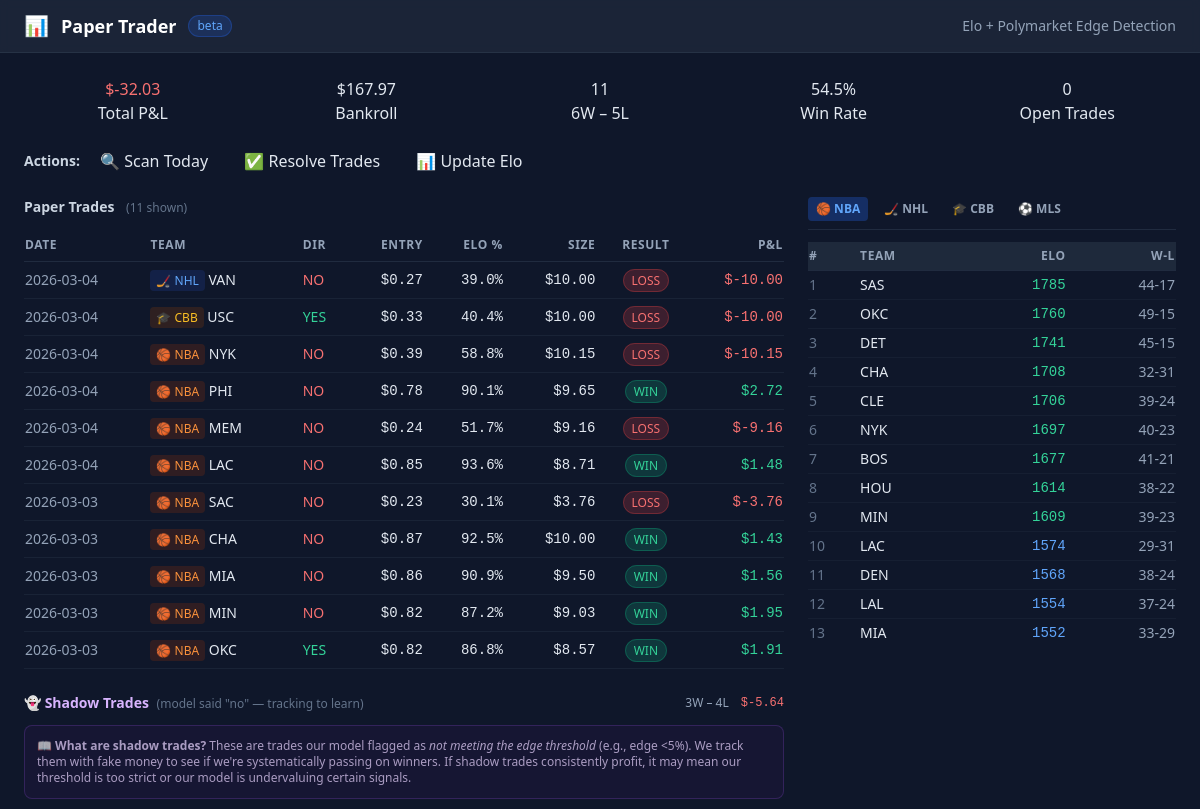
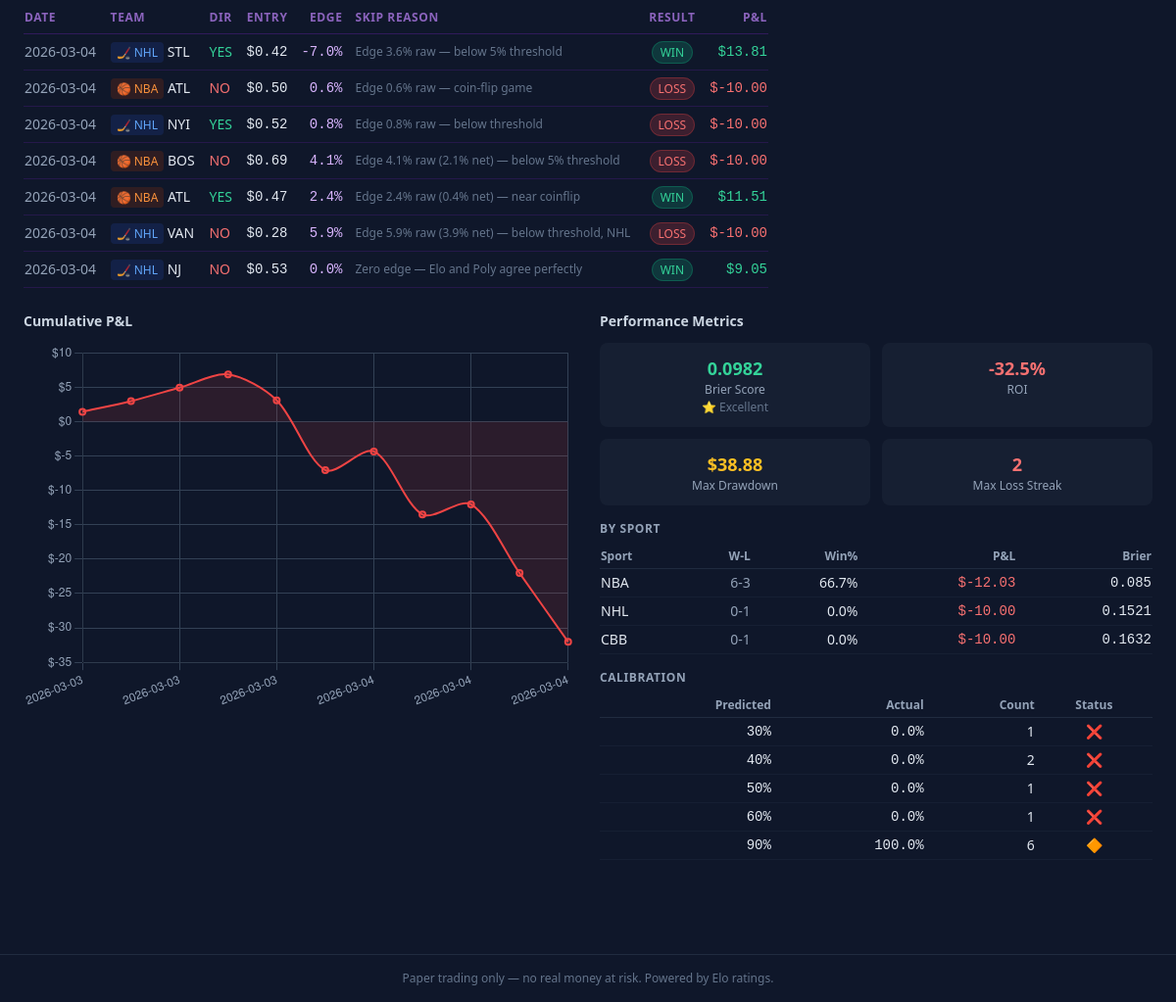
The page / on the database its author committed (2 pictures, top to bottom).
### tables this page shows
CREATE TABLE paper_trades (
            id TEXT PRIMARY KEY,
            date TEXT NOT NULL,
            league TEXT,
            market_slug TEXT,
            team TEXT,
            direction TEXT,
            entry_price REAL,
            elo_probability REAL,
            sportsbook_probability REAL,
            polymarket_price REAL,
            edge_vs_poly REAL,
            edge_vs_sportsbook REAL,
            kelly_fraction REAL,
            paper_amount REAL,
            paper_shares REAL,
            outcome TEXT,
            closing_price REAL,
            pnl REAL,
            resolved_at TEXT,
            created_at TEXT DEFAULT (datetime('now'))
        , data_quality TEXT, model_version TEXT);

CREATE TABLE shadow_trades (
            id TEXT PRIMARY KEY,
            date TEXT NOT NULL,
            league TEXT,
            market_slug TEXT,
            team TEXT,
            direction TEXT,
            entry_price REAL,
            elo_probability REAL,
            sportsbook_probability REAL,
            polymarket_price REAL,
            edge_vs_poly REAL,
            reason_skipped TEXT,
            shadow_amount REAL DEFAULT 10.0,
            shadow_shares REAL,
            outcome TEXT,
            pnl REAL,
            resolved_at TEXT,
            created_at TEXT DEFAULT (datetime('now'))
        );

CREATE TABLE elo_ratings (
            team TEXT NOT NULL,
            league TEXT NOT NULL,
            rating REAL NOT NULL,
            games_played INTEGER DEFAULT 0,
            wins INTEGER DEFAULT 0,
            losses INTEGER DEFAULT 0,
            updated_at TEXT DEFAULT (datetime('now')),
            PRIMARY KEY (team, league)
        );

### app/routes/pages.py (the view)
@router.get("/", response_class=HTMLResponse)
async def dashboard(request: Request):
    stats = db.get_summary_stats()
    trades = db.get_trades(limit=30)
    shadow_trades = db.get_shadow_trades(limit=20)
    shadow_stats = db.get_shadow_stats()
    nba_ratings = db.get_elo_ratings("nba")[:15]
    nhl_ratings = db.get_elo_ratings("nhl")[:15]
    cbb_ratings = db.get_elo_ratings("cbb")[:30]
    mls_ratings = db.get_elo_ratings("mls")[:30]
    calibration, brier = db.get_calibration_data()
    sport_breakdown = db.get_sport_breakdown()
    risk = db.get_risk_metrics()
    return templates.TemplateResponse("dashboard.html", {
        "request": request,
        "stats": stats,
        "trades": trades,
        "shadow_trades": shadow_trades,
        "shadow_stats": shadow_stats,
        "nba_ratings": nba_ratings,
        "nhl_ratings": nhl_ratings,
        "cbb_ratings": cbb_ratings,
        "mls_ratings": mls_ratings,
        "calibration": calibration,
        "brier": brier,
        "sport_breakdown": sport_breakdown,
        "risk": risk,
    })

### app/templates/dashboard.html (shortened to what this page needs)
{% extends "layout.html" %}
{% block content %}
<div class="grid grid-cols-2 md:grid-cols-5 gap-4 mb-6">
  <div class="card text-center">
    <div class="stat-value {% if stats.total_pnl >= 0 %}text-emerald-400{% else %}text-red-400{% endif %}">
      ${{ "%.2f"|format(stats.total_pnl) }}
    </div>
    <div class="stat-label">Total P&L</div>
  </div>
  <div class="card text-center">
    <div class="stat-value">${{ "%.2f"|format(stats.bankroll) }}</div>
    <div class="stat-label">Bankroll</div>
  </div>
  <div class="card text-center">
    <div class="stat-value">{{ stats.resolved }}</div>
    <div class="stat-label">{{ stats.wins }}W – {{ stats.losses }}L</div>
  </div>
  <div class="card text-center">
    <div class="stat-value">{{ "%.1f"|format(stats.win_rate) }}%</div>
    <div class="stat-label">Win Rate</div>
  </div>
  <div class="card text-center">
    <div class="stat-value">{{ stats.open }}</div>
    <div class="stat-label">Open Trades</div>
  </div>
</div>
<div class="card mb-6">
  <div class="flex flex-wrap items-center gap-3">
    <span class="text-sm font-semibold text-slate-300 mr-2">Actions:</span>
    <button class="btn-primary"
            hx-post="/actions/scan" hx-target="#action-output" hx-swap="innerHTML"
            hx-indicator="#scan-spinner">
      <span class="htmx-hide-on-request">🔍 Scan Today</span>
    </button>
    <button class="btn-success"
            hx-post="/actions/resolve" hx-target="#action-output" hx-swap="innerHTML"
            hx-indicator="#resolve-spinner">
      <span class="htmx-hide-on-request">✅ Resolve Trades</span>
    </button>
    <button class="btn-warning"
            hx-post="/actions/update-elo" hx-target="#action-output" hx-swap="innerHTML"
            hx-indicator="#elo-spinner">
      <span class="htmx-hide-on-request">📊 Update Elo</span>
    </button>
  </div>
</div>
<div class="grid grid-cols-1 lg:grid-cols-3 gap-6 mb-6">
  <div class="lg:col-span-2">
    <div class="card" id="trades-panel">
      {% include "partials/trades_table.html" %}
    </div>
    {% if shadow_trades %}
    <div class="card mt-6 border-dashed border-purple-500/40" id="shadow-panel">
      {% include "partials/shadow_trades.html" %}
    </div>
    {% endif %}
  </div>
  <div>
    {% include "partials/elo_ratings.html" %}
  </div>
</div>
<div class="grid grid-cols-1 lg:grid-cols-2 gap-6 mb-6">
  <div class="card">
    <h3 class="text-sm font-semibold text-slate-300 mb-3">Cumulative P&L</h3>
    <canvas id="pnl-chart" height="200"></canvas>
  </div>
  <div class="card" id="performance-panel">
    {% include "partials/performance.html" %}
  </div>
</div>
{% endblock %}
{% block scripts %}
<script>
  // P&L Chart
  fetch('/api/pnl').then(r => r.json()).then(data => {
    if (!data.length) return;
    const ctx = document.getElementById('pnl-chart');
    new Chart(ctx, {
      type: 'line',
      data: {
        labels: data.map(d => d.date),
        datasets: [{
          label: 'Cumulative P&L ($)',
          data: data.map(d => d.cumulative),
          borderColor: data[data.length-1].cumulative >= 0 ? '#22c55e' : '#ef4444',
          backgroundColor: (data[data.length-1].cumulative >= 0 ? '#22c55e' : '#ef4444') + '20',
          fill: true,
          tension: 0.3,
          pointRadius: 3,
          borderWidth: 2,
        }]
      },
      options: {
        responsive: true,
        plugins: {
          legend: { display: false },
        },
        scales: {
          x: { ticks: { color: '#94a3b8', maxTicksLimit: 10 }, grid: { color: '#334155' } },
          y: { ticks: { color: '#94a3b8', callback: v => '$' + v }, grid: { color: '#334155' } },
        }
      }
    });
  });
  // Refresh panels after any action
  document.body.addEventListener('htmx:afterRequest', function(e) {
    if (e.detail.target.id === 'action-output') {
      htmx.ajax('GET', '/partials/trades', {target: '#trades-panel', swap: 'innerHTML'});
      htmx.ajax('GET', '/partials/performance', {target: '#performance-panel', swap: 'innerHTML'});
    }
  });
</script>
{% endblock %}

### app/templates/partials/trades_table.html (shortened to what this page needs)
<h3 class="text-sm font-semibold text-slate-300 mb-3">
  Paper Trades
  <span class="text-xs text-slate-500 font-normal ml-2">({{ trades|length }} shown)</span>
</h3>
<div class="overflow-x-auto">
  <table class="w-full text-sm">
    <thead>
      <tr class="text-xs text-slate-400 uppercase tracking-wider border-b border-slate-700/50">
        <th class="text-left py-2 pr-3">Date</th>
        <th class="text-left py-2 pr-3">Team</th>
        <th class="text-left py-2 pr-3">Dir</th>
        <th class="text-right py-2 pr-3">Entry</th>
        <th class="text-right py-2 pr-3">Elo %</th>
        <th class="text-right py-2 pr-3">Size</th>
        <th class="text-center py-2 pr-3">Result</th>
        <th class="text-right py-2">P&L</th>
      </tr>
    </thead>
    <tbody>
      {% for t in trades %}
      <tr class="border-b border-slate-700/30 hover:bg-surface-hover/50 transition-colors">
        <td class="py-2 pr-3 text-slate-400">{{ t.date }}</td>
        <td class="py-2 pr-3 font-medium">
          <span class="text-xs px-1.5 py-0.5 rounded
            {% if t.league == 'nba' %}bg-orange-900/30 text-orange-400
            {% elif t.league == 'nhl' %}bg-blue-900/30 text-blue-400
            {% elif t.league == 'cbb' %}bg-amber-900/30 text-amber-400
            {% elif t.league == 'mls' %}bg-green-900/30 text-green-400
            {% else %}bg-slate-700 text-slate-300{% endif %}
          ">{% if t.league == 'nba' %}🏀{% elif t.league == 'nhl' %}🏒{% elif t.league == 'cbb' %}🎓{% elif t.league == 'mls' %}⚽{% endif %} {{ t.league|upper }}</span>
          {{ t.team }}
        </td>
        <td class="py-2 pr-3">
          {% if t.direction == 'YES' %}
            <span class="text-emerald-400 font-medium">YES</span>
          {% else %}
            <span class="text-red-400 font-medium">NO</span>
          {% endif %}
        </td>
        <td class="py-2 pr-3 text-right font-mono">${{ "%.2f"|format(t.entry_price) }}</td>
        <td class="py-2 pr-3 text-right font-mono">{{ "%.1f"|format(t.elo_probability * 100) }}%</td>
        <td class="py-2 pr-3 text-right font-mono">${{ "%.2f"|format(t.paper_amount) }}</td>
        <td class="py-2 pr-3 text-center">
          {% if t.outcome == 'WIN' %}
            <span class="text-xs px-2 py-0.5 rounded-full bg-emerald-500/20 text-emerald-400 border border-emerald-500/30">WIN</span>
          {% elif t.outcome == 'LOSS' %}
            <span class="text-xs px-2 py-0.5 rounded-full bg-red-500/20 text-red-400 border border-red-500/30">LOSS</span>
          {% else %}
            <span class="text-xs px-2 py-0.5 rounded-full bg-blue-500/20 text-blue-400 border border-blue-500/30">OPEN</span>
          {% endif %}
        </td>
        <td class="py-2 text-right font-mono">
          {% if t.pnl is not none %}
            <span class="{% if t.pnl >= 0 %}text-emerald-400{% else %}text-red-400{% endif %}">
              {{ "$%.2f"|format(t.pnl) }}
            </span>
          {% else %}
            <span class="text-slate-500">—</span>
          {% endif %}
        </td>
      </tr>
      {% endfor %}
    </tbody>
  </table>
</div>

### app/templates/partials/shadow_trades.html
<div class="flex items-center gap-2 mb-3">
  <h3 class="text-sm font-semibold text-purple-300">
    👻 Shadow Trades
    <span class="text-xs text-slate-500 font-normal ml-1">(model said "no" — tracking to learn)</span>
  </h3>
  {% if shadow_stats.resolved > 0 %}
  <div class="ml-auto flex items-center gap-3 text-xs">
    <span class="text-slate-400">{{ shadow_stats.wins }}W – {{ shadow_stats.losses }}L</span>
    <span class="{% if shadow_stats.total_pnl >= 0 %}text-emerald-400{% else %}text-red-400{% endif %} font-mono">
      ${{ "%.2f"|format(shadow_stats.total_pnl) }}
    </span>
  </div>
  {% endif %}
</div>
<div class="bg-purple-900/10 border border-purple-500/20 rounded-lg p-3 mb-3 text-xs text-purple-200/70">
  <strong>📖 What are shadow trades?</strong> These are trades our model flagged as <em>not meeting the edge threshold</em>
  (e.g., edge &lt;5%). We track them with fake money to see if we're systematically passing on winners.
  If shadow trades consistently profit, it may mean our threshold is too strict or our model is undervaluing certain signals.
</div>
<div class="overflow-x-auto">
  <table class="w-full text-sm">
    <thead>
      <tr class="text-xs text-purple-400/70 uppercase tracking-wider border-b border-purple-700/30">
        <th class="text-left py-2 pr-3">Date</th>
        <th class="text-left py-2 pr-3">Team</th>
        <th class="text-left py-2 pr-3">Dir</th>
        <th class="text-right py-2 pr-3">Entry</th>
        <th class="text-right py-2 pr-3">Edge</th>
        <th class="text-left py-2 pr-3">Skip Reason</th>
        <th class="text-center py-2 pr-3">Result</th>
        <th class="text-right py-2">P&L</th>
      </tr>
    </thead>
    <tbody>
      {% for t in shadow_trades %}
      <tr class="border-b border-purple-700/20 hover:bg-purple-900/20 transition-colors">
        <td class="py-2 pr-3 text-slate-400">{{ t.date }}</td>
        <td class="py-2 pr-3 font-medium">
          <span class="text-xs px-1.5 py-0.5 rounded
            {% if t.league == 'nba' %}bg-orange-900/30 text-orange-400
            {% elif t.league == 'nhl' %}bg-blue-900/30 text-blue-400
            {% elif t.league == 'cbb' %}bg-amber-900/30 text-amber-400
            {% elif t.league == 'mls' %}bg-green-900/30 text-green-400
            {% else %}bg-slate-700 text-slate-300{% endif %}
          ">{% if t.league == 'nba' %}🏀{% elif t.league == 'nhl' %}🏒{% elif t.league == 'cbb' %}🎓{% elif t.league == 'mls' %}⚽{% endif %} {{ t.league|upper }}</span>
          {{ t.team }}
        </td>
        <td class="py-2 pr-3">
          {% if t.direction == 'YES' %}
            <span class="text-emerald-400 font-medium">YES</span>
          {% else %}
            <span class="text-red-400 font-medium">NO</span>
          {% endif %}
        </td>
        <td class="py-2 pr-3 text-right font-mono">${{ "%.2f"|format(t.entry_price) }}</td>
        <td class="py-2 pr-3 text-right font-mono text-purple-300">
          {% if t.edge_vs_poly is defined and t.edge_vs_poly is not none %}{{ "%.1f"|format(t.edge_vs_poly * 100) }}%{% else %}—{% endif %}
        </td>
        <td class="py-2 pr-3 text-xs text-slate-500">
          {% if t.reason_skipped is defined and t.reason_skipped %}{{ t.reason_skipped }}{% else %}Below threshold{% endif %}
        </td>
        <td class="py-2 pr-3 text-center">
          {% if t.outcome == 'WIN' %}
            <span class="text-xs px-2 py-0.5 rounded-full bg-emerald-500/20 text-emerald-400 border border-emerald-500/30">WIN</span>
          {% elif t.outcome == 'LOSS' %}
            <span class="text-xs px-2 py-0.5 rounded-full bg-red-500/20 text-red-400 border border-red-500/30">LOSS</span>
          {% else %}
            <span class="text-xs px-2 py-0.5 rounded-full bg-purple-500/20 text-purple-400 border border-purple-500/30">OPEN</span>
          {% endif %}
        </td>
        <td class="py-2 text-right font-mono">
          {% if t.pnl is not none %}
            <span class="{% if t.pnl >= 0 %}text-emerald-400{% else %}text-red-400{% endif %}">
              {{ "$%.2f"|format(t.pnl) }}
            </span>
          {% else %}
            <span class="text-slate-500">—</span>
          {% endif %}
        </td>
      </tr>
      {% endfor %}
    </tbody>
  </table>
</div>

### app/templates/partials/elo_ratings.html (shortened to what this page needs)
<div class="card mb-4">
  <div class="flex gap-2 mb-3 border-b border-slate-700/50 pb-2">
    <button class="elo-tab text-xs px-2 py-1 rounded font-semibold bg-blue-600/30 text-blue-400" data-league="nba" onclick="showEloTab('nba')">🏀 NBA</button>
    <button class="elo-tab text-xs px-2 py-1 rounded font-semibold text-slate-400 hover:text-slate-300" data-league="nhl" onclick="showEloTab('nhl')">🏒 NHL</button>
    <button class="elo-tab text-xs px-2 py-1 rounded font-semibold text-slate-400 hover:text-slate-300" data-league="cbb" onclick="showEloTab('cbb')">🎓 CBB</button>
    <button class="elo-tab text-xs px-2 py-1 rounded font-semibold text-slate-400 hover:text-slate-300" data-league="mls" onclick="showEloTab('mls')">⚽ MLS</button>
  </div>
  {% for league_key, league_data, league_label in [
    ('nba', nba_ratings, 'NBA'),
    ('nhl', nhl_ratings, 'NHL'),
    ('cbb', cbb_ratings, 'CBB'),
    ('mls', mls_ratings, 'MLS'),
  ] %}
  <div id="elo-{{ league_key }}" class="elo-panel {% if league_key != 'nba' %}hidden{% endif %}">
    <div class="overflow-x-auto" style="max-height: 400px; overflow-y: auto;">
      <table class="w-full text-sm">
        <thead class="sticky top-0 bg-slate-800">
          <tr class="text-xs text-slate-400 uppercase tracking-wider border-b border-slate-700/50">
            <th class="text-left py-1.5">#</th>
            <th class="text-left py-1.5">Team</th>
            <th class="text-right py-1.5">Elo</th>
            <th class="text-right py-1.5">W-L</th>
          </tr>
        </thead>
        <tbody>
          {% for r in league_data %}
          {% if loop.index <= 30 %}
          <tr class="border-b border-slate-700/20 hover:bg-surface-hover/50">
            <td class="py-1 text-slate-500">{{ loop.index }}</td>
            <td class="py-1 font-medium">{{ r.team }}</td>
            <td class="py-1 text-right font-mono
              {% if r.rating > 1600 %}text-emerald-400
              {% elif r.rating > 1500 %}text-blue-400
              {% elif r.rating > 1400 %}text-slate-300
              {% else %}text-red-400{% endif %}
            ">{{ "%.0f"|format(r.rating) }}</td>
            <td class="py-1 text-right text-slate-400">{{ r.wins }}-{{ r.losses }}</td>
          </tr>
          {% endif %}
          {% endfor %}
        </tbody>
      </table>
    </div>
  </div>
  {% endfor %}
</div>

### rows shown on the page
paper_trades: date "2026-03-04", league "NHL", team "VAN", direction "NO", entry_price "0.27", t.elo_probability*100 "39.0", paper_amount "10.00", outcome "LOSS", pnl "$-10.00"
paper_trades: date "2026-03-04", league "CBB", team "USC", direction "YES", entry_price "0.33", t.elo_probability*100 "40.4", paper_amount "10.00", outcome "LOSS", pnl "$-10.00"
paper_trades: date "2026-03-04", league "NBA", team "NYK", direction "NO", entry_price "0.39", t.elo_probability*100 "58.8", paper_amount "10.15", outcome "LOSS", pnl "$-10.15"
paper_trades: date "2026-03-04", league "NBA", team "PHI", direction "NO", entry_price "0.78", t.elo_probability*100 "90.1", paper_amount "9.65", outcome "WIN", pnl "$2.72"
paper_trades: date "2026-03-04", league "NBA", team "MEM", direction "NO", entry_price "0.24", t.elo_probability*100 "51.7", paper_amount "9.16", outcome "LOSS", pnl "$-9.16"
paper_trades: date "2026-03-04", league "NBA", team "LAC", direction "NO", entry_price "0.85", t.elo_probability*100 "93.6", paper_amount "8.71", outcome "WIN", pnl "$1.48"
paper_trades: date "2026-03-03", league "NBA", team "SAC", direction "NO", entry_price "0.23", t.elo_probability*100 "30.1", paper_amount "3.76", outcome "LOSS", pnl "$-3.76"
paper_trades: date "2026-03-03", league "NBA", team "CHA", direction "NO", entry_price "0.87", t.elo_probability*100 "92.5", paper_amount "10.00", outcome "WIN", pnl "$1.43"
paper_trades: date "2026-03-03", league "NBA", team "MIA", direction "NO", entry_price "0.86", t.elo_probability*100 "90.9", paper_amount "9.50", outcome "WIN", pnl "$1.56"
paper_trades: date "2026-03-03", league "NBA", team "MIN", direction "NO", entry_price "0.82", t.elo_probability*100 "87.2", paper_amount "9.03", outcome "WIN", pnl "$1.95"
paper_trades: date "2026-03-03", league "NBA", team "OKC", direction "YES", entry_price "0.82", t.elo_probability*100 "86.8", paper_amount "8.57", outcome "WIN", pnl "$1.91"
shadow_trades: date "2026-03-04", league "NHL", team "STL", direction "YES", entry_price "0.42", t.edge_vs_poly*100 "-7.0", reason_skipped "Edge 3.6% raw — below 5% threshold", outcome "WIN", pnl "$13.81"
shadow_trades: date "2026-03-04", league "NBA", team "ATL", direction "NO", entry_price "0.50", t.edge_vs_poly*100 "0.6", reason_skipped "Edge 0.6% raw — coin-flip game", outcome "LOSS", pnl "$-10.00"
shadow_trades: date "2026-03-04", league "NHL", team "NYI", direction "YES", entry_price "0.52", t.edge_vs_poly*100 "0.8", reason_skipped "Edge 0.8% raw — below threshold", outcome "LOSS", pnl "$-10.00"
shadow_trades: date "2026-03-04", league "NBA", team "BOS", direction "NO", entry_price "0.69", t.edge_vs_poly*100 "4.1", reason_skipped "Edge 4.1% raw (2.1% net) — below 5% threshold", outcome "LOSS", pnl "$-10.00"
shadow_trades: date "2026-03-04", league "NBA", team "ATL", direction "YES", entry_price "0.47", t.edge_vs_poly*100 "2.4", reason_skipped "Edge 2.4% raw (0.4% net) — near coinflip", outcome "WIN", pnl "$11.51"
shadow_trades: date "2026-03-04", league "NHL", team "VAN", direction "NO", entry_price "0.28", t.edge_vs_poly*100 "5.9", reason_skipped "Edge 5.9% raw (3.9% net) — below threshold, NHL", outcome "LOSS", pnl "$-10.00"
shadow_trades: date "2026-03-04", league "NHL", team "NJ", direction "NO", entry_price "0.53", t.edge_vs_poly*100 "0.0", reason_skipped "Zero edge — Elo and Poly agree perfectly", outcome "WIN", pnl "$9.05"
elo_ratings: team "SAS", rating "1785", wins "44", losses "17"
elo_ratings: team "OKC", rating "1760", wins "49", losses "15"
elo_ratings: team "DET", rating "1741", wins "45", losses "15"
elo_ratings: team "CHA", rating "1708", wins "32", losses "31"
elo_ratings: team "CLE", rating "1706", wins "39", losses "24"
elo_ratings: team "NYK", rating "1697", wins "40", losses "23"
elo_ratings: team "BOS", rating "1677", wins "41", losses "21"
elo_ratings: team "HOU", rating "1614", wins "38", losses "22"
elo_ratings: team "MIN", rating "1609", wins "39", losses "23"
elo_ratings: team "LAC", rating "1574", wins "29", losses "31"
elo_ratings: team "DEN", rating "1568", wins "38", losses "24"
elo_ratings: team "LAL", rating "1554", wins "37", losses "24"
elo_ratings: team "MIA", rating "1552", wins "33", losses "29"

### other values the page prints
{{ "%.2f"|format(stats.total_pnl) }} "-32.03"
{{ "%.2f"|format(stats.bankroll) }} "167.97"
{{ stats.resolved }} "11"
{{ stats.wins }} "6"
{{ stats.losses }} "5"
{{ "%.1f"|format(stats.win_rate) }} "54.5"
{{ stats.open }} "0"
{{ trades|length }} "11"
{{ shadow_stats.wins }} "3"
{{ shadow_stats.losses }} "4"
{{ "%.2f"|format(shadow_stats.total_pnl) }} "-5.64"
{{ brier }} "0.0982"
{{ "%.1f"|format(stats.roi) }} "-32.5"
{{ "%.2f"|format(risk.max_drawdown) }} "38.88"
{{ risk.max_loss_streak }} "2"
